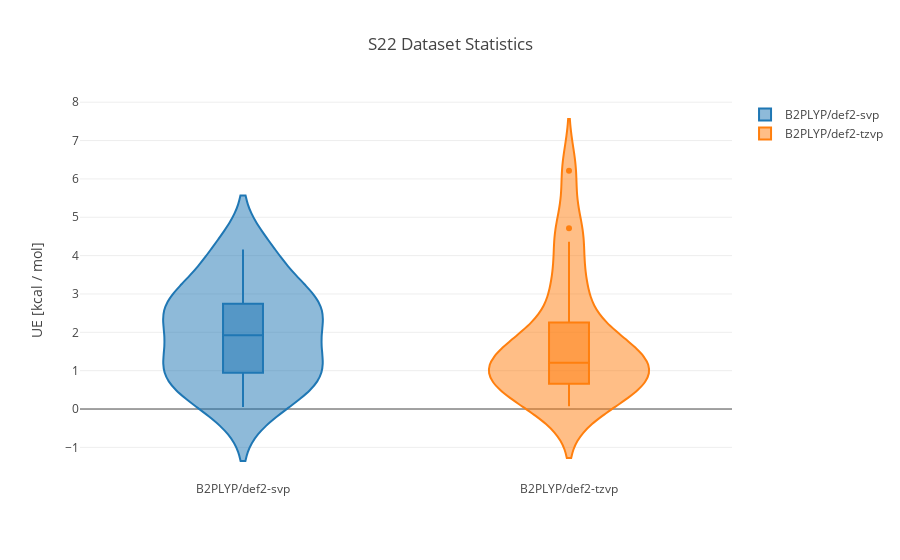

Here is the notebook cell this chart was saved with:
### Markdown cell above
## Stastistics and Visualization

Visual statics and plotting can be generated by the ``visualize`` command:

### Code cell
ds.visualize(method="B2PLYP", basis=["def2-svp", "def2-tzvp"], bench="S220", kind="violin")

### Figure 1 — Plotly figure (JSON) as saved in the notebook; plotly's stock layout.template omitted (floating-point values rounded to 4 significant figures)
{"data": [{"box": {"visible": true}, "name": "B2PLYP/def2-svp", "type": "violin", "uid": "6bcd490b-f7c8-421c-930d-54ac583e3025", "y": [2.739, 3.823, 2.633, 1.994, 2.687, 1.388, 0.7325, 0.9458, 0.9789, 0.1984, 0.7853, 0.05522, 2.818, 4.158, 4.117, 1.847, 0.5388, 1.054, 2.488, 1.619, 2.747, 2.947]}, {"box": {"visible": true}, "name": "B2PLYP/def2-tzvp", "type": "violin", "uid": "f9c37fa4-9992-4bd6-b4f4-07b57ffbf884", "y": [1.114, 6.21, 1.701, 0.07572, 3.059, 1.765, 0.8871, 1.07, 1.228, 0.2758, 1.183, 0.407, 0.9709, 0.4801, 4.715, 2.259, 0.5647, 1.514, 3.288, 1.591, 4.361, 0.6609]}], "layout": {"title": {"text": "S22 Dataset Statistics"}, "yaxis": {"title": {"text": "UE [kcal / mol]"}}}}
